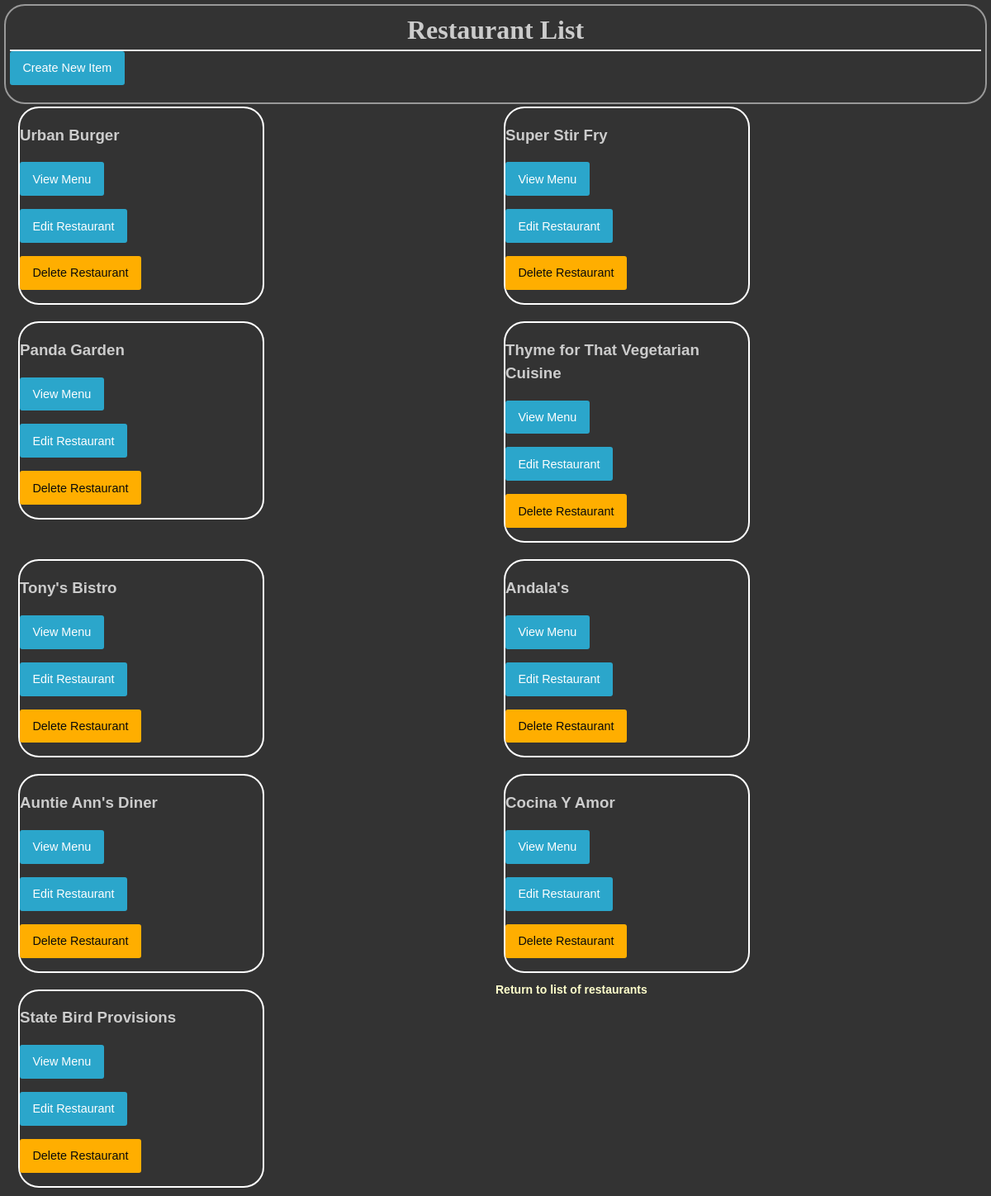
The page /restaurants/ on the database as committed earlier.
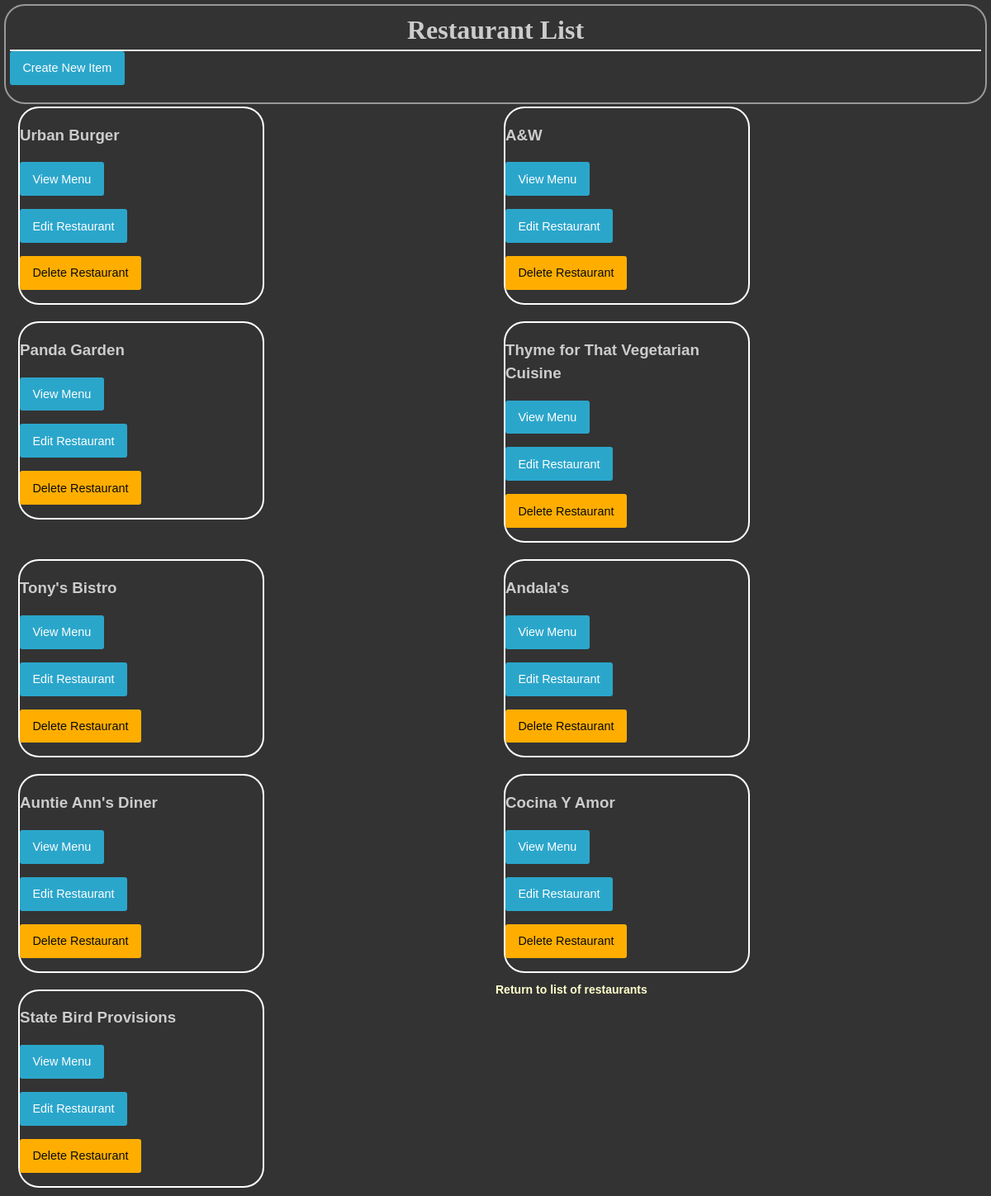
The same page on the database as committed later.
### database_setup.py (models this page shows, shortened)
class Restaurant(Base):
    __tablename__ = 'restaurant'
    id = Column(Integer, primary_key=True)
    name = Column(String(250), nullable=False)

### restaurantsProject.py (the view)
@app.route('/')
@app.route('/restaurants/')
def restaurantsIndex():
    try:
        restaurants = session.query(Restaurant).all()
        return render_template('index.html',restaurants=restaurants)
    except Exception as e:
        print(e)
        return("hello")

### templates/index.html (shortened to what this page needs)
<html>
<head>
    <link rel=stylesheet type=text/css href="{{ url_for('static', filename='styles.css') }}">
</head>
<body>
    <div class='pane'>
        <div class='header'>
            <h1>Restaurant List</h1>
        </div>
        <a href="{{url_for('newRestaurantItem', restaurant_id = restaurant_id) }}" class="button">Create New Item</a>
        {% for restaurant in restaurants %}
        <div class='resatraunts'>
            <span class="name">
                <h3>{{restaurant.name}}</h3>
                <a href="{{url_for('restaurantMenu', restaurant_id = restaurant.id)}}" class="button "> View Menu </a>
                <br/>
                <a href="{{url_for('editRestaurantItem', restaurant_id = restaurant.id) }}" class="button ">Edit Restaurant</a>
                <br/>
                <a href="{{url_for('deleteRestaurantItem', restaurant_id = restaurant.id)}}" class="button  warning" > Delete Restaurant </a>
            </span>
        </div>
        {% endfor %}
    </div>
    <footer>
        <h3><a href="{{url_for('restaurantsIndex')}}"> Return to list of restaurants </a></h3>
    </footer>
</body>
</html>

### static/styles.css (style rules this page uses)
html { font-family: sans-serif; line-height: 1.15; -ms-text-size-adjust: 100%; -webkit-text-size-adjust: 100%; }
body { margin: 0; padding: 0; background: #fefefe; font-family: "Helvetica Neue", Helvetica, Roboto, Arial, sans-serif; font-weight: normal; line-height: 1.5; color: #0a0a0a; -webkit-font-smoothing: antialiased; -moz-osx-font-smoothing: grayscale; }
a { background-color: transparent; -webkit-text-decoration-skip: objects; }
.button { display: inline-block; vertical-align: middle; margin: 0 0 1rem 0; font-family: inherit; padding: 0.85em 1em; -webkit-appearance: none; border: 1px solid transparent; border-radius: 3px; transition: background-color 0.25s ease-out, color 0.25s ease-out; font-size: 0.9rem; line-height: 1; text-align: center; cursor: pointer; background-color: #2ba6cb; color: #fefefe; }
.button.warning { background-color: #ffae00; color: #0a0a0a; }
body { font-family: sans-serif; background-color: #333333; color: #cccccc }
h1, h2, h3, h4 { color: #CCCCCC; }
h1, h2 { font-family: 'Georgia', serif; margin: 0; }
h1 { border-bottom: 2px solid #eee; }
a { text-decoration: none; color: #FFFFCC; font-size: .75em; }
.pane { position: relative; border: 2px solid; border-radius: 25px; padding: 5px; margin: 5px; border-color: #999999; background-color: #333333; }
.header { left: 25%; text-align: center; }
.resatraunts { float: left; width: 50%; }
.name { width: 50%; display: inline-block; border:2px solid; border-color: #ffffff; border-radius: 25px; margin: 10px; }

Rows that differ between the two databases and show on the page:
changed Restaurant (number 2 of 9 on the later page): name "Super Stir Fry" → "A&W"
